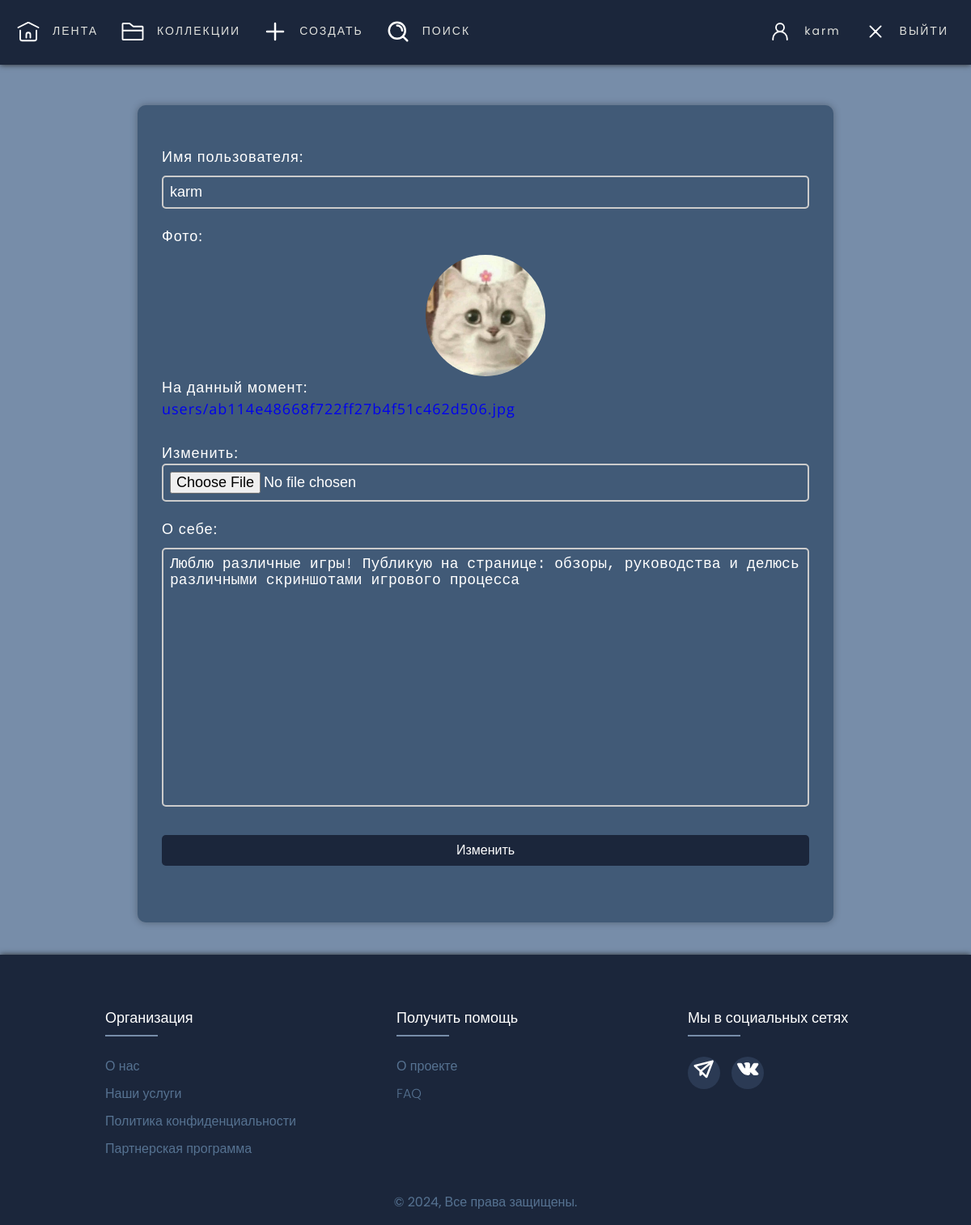
Page /change_profile/ (signed in) on the committed database.
### website/models.py (models this page shows, shortened)
class Profile(models.Model):
    user = models.OneToOneField(User, on_delete=models.CASCADE)
    photo = models.ImageField(upload_to='users/', null=True, blank=True)
    email = models.EmailField(unique=True, null=True)
    about = models.TextField(max_length=255, null=True, blank=True)
    is_online = models.BooleanField(default=False)
    def get_absolute_url(self):
        return reverse('profile', kwargs={'profile_id': self.pk})

### website/views.py (the view, shortened to what this page needs)
# urls.py: path('change_profile/', ChangeProfile.as_view(), name='change_profile'),
class ChangeProfile(UpdateView):
    form_class = ChangeProfileForm
    template_name = 'website/change_profile.html'
    def get_object(self, queryset=None):
        return self.request.user.profile
    def get_context_data(self, *, object_list=None, **kwargs):
        context = super().get_context_data(**kwargs)
        context['page_title'] = 'Изменение профиля'
        context['main_menu'] = main_menu
        context['user_menu'] = user_menu
        return context

### website/forms.py (shortened to what this page needs)
class ChangeProfileForm(forms.ModelForm):
    username = forms.CharField(max_length=150, label="Имя пользователя")
    photo = forms.ImageField(widget=forms.ClearableFileInput(attrs={'multiple': False}))
    class Meta:
        model = Profile
        fields = ['photo', 'about']
        widgets = {
            'about': forms.Textarea(attrs={'rows': 4}),
        }
    def __init__(self, *args, **kwargs):
        super(ChangeProfileForm, self).__init__(*args, **kwargs)
        if self.instance and self.instance.user:
            self.fields['username'].initial = self.instance.user.username

### website/templates/website/change_profile.html (shortened to what this page needs)
{% extends 'website/base.html' %}
{% load static %}
{% block content %}
<div class="form-content-wrapper">
    <div class="form-content">
        <form action="{% url 'change_profile' %}" method="post" enctype="multipart/form-data">
            <label>Имя пользователя:</label>
            {{ form.username }}
            <label>Фото:</label>
            {% if form.instance.photo %}
                <div class="change-profile-photo">
                    <img src="{{ form.instance.photo.url }}" alt="Текущее изображение профиля" style="max-width: 150px; max-height: 150px; border-radius: 50%;">
                </div>
            {% endif %}
            {{ form.photo }}
            <label>О себе:</label>
            {{ form.about }}
            <button type="submit">Изменить</button>
        </form>
    </div>
</div>
{% endblock %}

### website/templates/website/base.html (shortened to what this page needs)
<!DOCTYPE html>
{% load static %}
<html lang="ru">
<head>
    <link type="text/css" href="{% static 'website/css/style.css' %}" rel="stylesheet"/>
</head>
<body>
<header>
    <ul class="nav">
        {% if request.user.is_authenticated %}
            {% for item in main_menu %}
                <li class="nav-item">
                    <img src="{% static item.logo_src %}" alt="{{ item.alt }}"/>
                    <a href="{% url item.href %}">{{ item.name }}</a>
                </li>
            {% endfor %}
            <li class="nav-item prev-last profile-name">
                <img src="{% static 'website/logos/user-profile.svg' %}" alt="{{ user_menu.0.alt }}">
                <a href="{{ request.user.profile.get_absolute_url }}">{{ user.username }}</a>
            </li>
            <li class="nav-item last">
                <img src="{% static 'website/logos/logout.svg' %}" alt="{{ user_menu.1.alt }}"/>
                <a href="{% url 'users:logout' %}">Выйти</a>
            </li>
        {% endif %}
    </ul>
</header>
<div class="content">
    {% block content %}
    {% endblock %}
</div>
<footer>
    <div class="footer">
        <div class="container">
            <div class="row">
                <div class="footer-col">
                    <h4>Организация</h4>
                    <ul>
                        <li><a href="#">О нас</a></li>
                        <li><a href="#">Наши услуги</a></li>
                        <li><a href="#">Политика конфиденциальности</a></li>
                        <li><a href="#">Партнерская программа</a></li>
                    </ul>
                </div>
                <div class="footer-col">
                    <h4>Получить помощь</h4>
                    <ul>
                        <li><a href="{% url 'about_project' %}">О проекте</a></li>
                        <li><a href="https://t.me/+5qva6NCl0TpmM2Ji">FAQ</a></li>
                    </ul>
                </div>
                <div class="footer-col">
                    <h4>Мы в социальных сетях</h4>
                    <div class="social-links">
                        <a href="#"><img style="width: 30px; height: 30px;"
                                         src="{% static 'website/logos/tg_logo.svg' %}" alt="Поделиться ТГ"/></a>
                        <a href="https://vk.com/0dude0_0"><img style="width: 30px; height: 30px;"
                                         src="{% static 'website/logos/vk_logo.svg' %}"</a>
                    </div>
                </div>
            </div>
        </div>
    </div>
    <div class="footer-bottom">
        <p>© 2024, Все права защищены.</p>
    </div>
</footer>
</body>
</html>

### website/static/website/css/style.css (style rules this page uses)
body { background-color: #778da9; color: white; font-size: 16px; margin: 0; overflow-y: scroll; line-height: 1.5; font-family: 'Poppins', sans-serif; }
header { text-transform: uppercase; letter-spacing: 2px; background-color: #1b263b; height: 80px; margin-bottom: 50px; margin-right: 0; box-shadow: 0 0 7px rgb(41, 41, 41); position: sticky; top: 0; z-index: 10; }
.nav { padding: 20px; max-width: 1280px; margin: auto; display: flex; align-items: center; }
.nav-item { display: inline-flex; list-style: none; padding-right: 20px; align-items: center; }
.nav-item img { width: 30px; height: 30px; pointer-events: none; }
.nav-item a { font-size: 14px; padding: 8px; color: #e0e1dd; text-decoration: none; margin-left: 7px; transition: background-color 0.4s ease, border-radius 0.4s ease; }
.prev-last { padding-right: 0; margin-left: auto; }
.last { margin-left: 20px; padding-right: 0; }
.profile-name { text-transform: none; }
.content { min-height: 50vh; display: flex; flex-direction: column; }
.form-content-wrapper { width: 800px; margin: 0 auto; padding: 30px; border-radius: 10px; background: #415a77; box-shadow: 0 0 10px rgba(0, 0, 0, 0.3); }
.form-content { justify-content: space-between; height: fit-content; font-family: "Open Sans", sans-serif; margin-top: 20px; }
form { letter-spacing: 1px; display: flex; flex-direction: column; font-size: 18px; margin-bottom: 0; }
label { color: white; font-size: 18px; margin-bottom: 10px; }
input { color: white; padding: 8px; margin-bottom: 20px; border: 2px solid #ccc; border-radius: 5px; transition: border-color 0.3s ease-in-out, background-color 0.3s ease-in-out; background: transparent; }
input, select, textarea { font-size: 18px; }
textarea { padding: 8px; color: white; resize: none; height: 300px; margin-bottom: 20px; border: 2px solid #ccc; border-radius: 5px; transition: border-color 0.3s ease-in-out, background-color 0.3s ease-in-out; background: transparent; }
button { margin-top: 15px; padding: 10px 20px; font-size: 16px; background-color: #1b263b; color: white; border: none; cursor: pointer; border-radius: 5px; margin-bottom: 40px; transition: background-color 0.7s ease-in-out; }
form::before { content: ""; display: block; width: 50%; margin: 0 auto; }
a { text-decoration: none; }
.row { display: flex; flex-wrap: wrap; }
ul { list-style: none; }
.footer { box-shadow: 0 0 7px rgb(41, 41, 41); margin-top: 40px; background-color: #1b263b; padding: 40px 0 10px 0; display: flex; justify-content: center; align-items: center; }
.footer-col { width: 300px; padding: 0 30px; }
.footer-col h4 { margin-left: 40px; font-size: 18px; color: #ffffff; margin-bottom: 35px; font-weight: 500; position: relative; }
.footer-col h4::before { content: ''; position: absolute; left: 0; bottom: -10px; background-color: #778da9; height: 2px; box-sizing: border-box; width: 65px; }
.footer-col ul li:not(:last-child) { margin-bottom: 10px; padding: 0; }
.footer-col ul li a { font-size: 16px; text-decoration: none; font-weight: 300; color: #567291; display: block; transition: all 0.3s ease; }
.social-links { padding-left: 40px; }
.footer-col .social-links a { display: inline-block; height: 40px; width: 40px; background-color: #2B3A54; margin: 0 10px 10px 0; text-align: center; line-height: 40px; border-radius: 50%; color: #ffffff; transition: all 0.8s ease; }
.footer-bottom { color: #567291; display: flex; justify-content: center; align-items: center; background-color: #1b263b; }
.change-profile-photo { display: flex; align-items: center; justify-content: center; }

### rows in the picture
Profile: instance.photo (picture), about "Люблю различные игры! Публикую на странице: обзоры, руководства и делюсь различными скриншотами игрового процесса"

### other values in the picture
{{ item.name }} "ЛЕНТА" "КОЛЛЕКЦИИ" "СОЗДАТЬ" "ПОИСК"
{{ user.username }} "karm"
